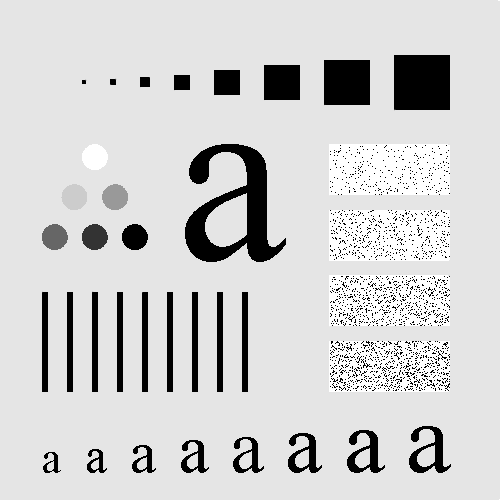
//> input picture Tutorial-Filter/Pattern_original.tif, 500 x 500 px
$ ./Filter_Tutorial2_Opencv Tutorial-Filter/Pattern_original.tif   (built with g++ and OpenCV 4)
//> lines starting //> are read from the running program, lines starting //| are printed output that depends on the picture; after the words box and inside, x2 and y2 are one past the last pixel; in counts of white or black regions, pixels touching at a corner belong together
/**
 * file Smoothing.cpp
 * brief Sample code for simple filters
 * author OpenCV team
 */

#include <iostream>
#include "opencv2/imgproc.hpp"
#include "opencv2/imgcodecs.hpp"
#include "opencv2/highgui.hpp"

using namespace std;
using namespace cv;

/// Global Variables
int DELAY_CAPTION = 1500;
int DELAY_BLUR = 100;
int MAX_KERNEL_LENGTH = 31;

Mat src; Mat dst;
char window_name[] = "Smoothing Demo";

/// Function headers
int display_caption(const char* caption);
int display_dst(int delay);


/**
 * function main
 */
int main(int argc, char ** argv)
{
	namedWindow(window_name, WINDOW_AUTOSIZE);

	/// Load the source image
	const char* filename = argc >= 2 ? argv[1] : "lena.jpg";

	src = imread(samples::findFile(filename), IMREAD_COLOR);
//> src is the input picture: 500 rows x 500 cols, CV_8UC3; min 0, max 255, mean 207.4
	if (src.empty())
	{
		printf(" Error opening image\n");
		printf(" Usage:\n %s [image_name-- default lena.jpg] \n", argv[0]);
		return EXIT_FAILURE;
	}

	if (display_caption("Original Image") != 0)
	{
		return 0;
	}

	dst = src.clone();
	if (display_dst(DELAY_CAPTION) != 0)
	{
		return 0;
	}

	/// Applying Homogeneous blur
	if (display_caption("Homogeneous Blur") != 0)
	{
		return 0;
	}

	//![blur]
	for (int i = 1; i < MAX_KERNEL_LENGTH; i = i + 2)
	{
		blur(src, dst, Size(i, i), Point(-1, -1));
		if (display_dst(DELAY_BLUR) != 0)
		{
			return 0;
		}
	}
//> this loop made 15 passes
//> pass 2, `blur(src, dst, Size(i, i), Point(-1, -1));`:
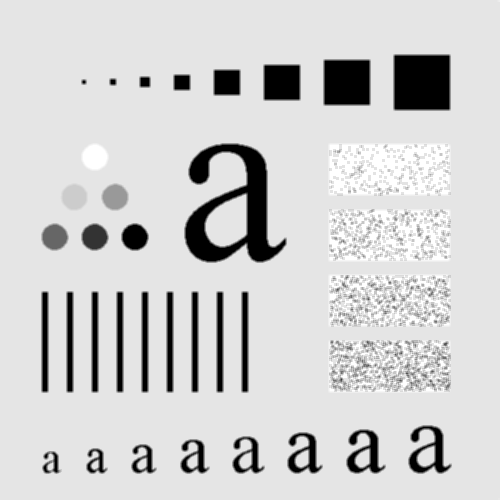
//> dst: 500 rows x 500 cols, CV_8UC3; min 0, max 255, mean 207.4
//> pass 3, `blur(src, dst, Size(i, i), Point(-1, -1));`:
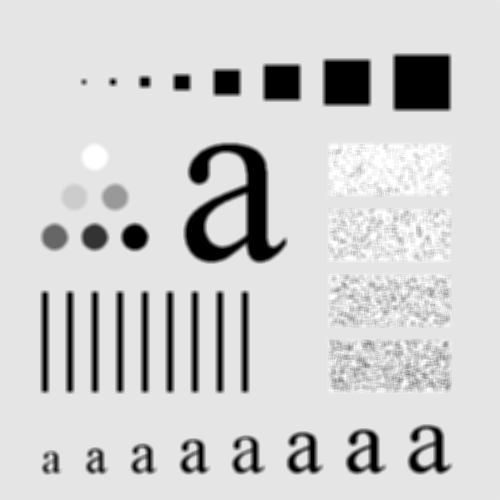
//> dst: 500 rows x 500 cols, CV_8UC3; 19.62% of pixels changed, all inside (x1, y1, x2, y2) = (40, 0, 500, 500)
//> after the loop:
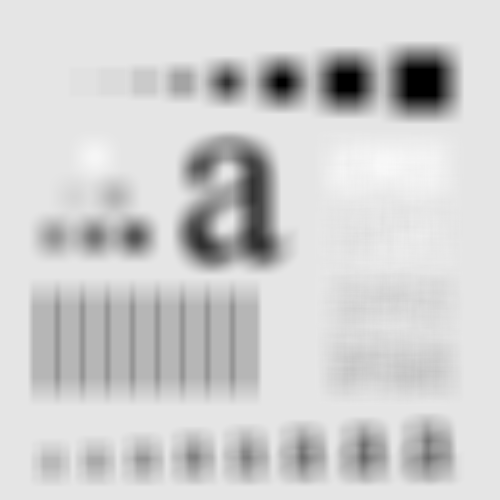
//> dst: 500 rows x 500 cols, CV_8UC3; min 0, max 248, mean 207.4
	//![blur]

	/// Applying Gaussian blur
	if (display_caption("Gaussian Blur") != 0)
	{
		return 0;
	}

	//![gaussianblur]
	for (int i = 1; i < MAX_KERNEL_LENGTH; i = i + 2)
	{
		GaussianBlur(src, dst, Size(i, i), 0, 0);
		if (display_dst(DELAY_BLUR) != 0)
		{
			return 0;
		}
	}
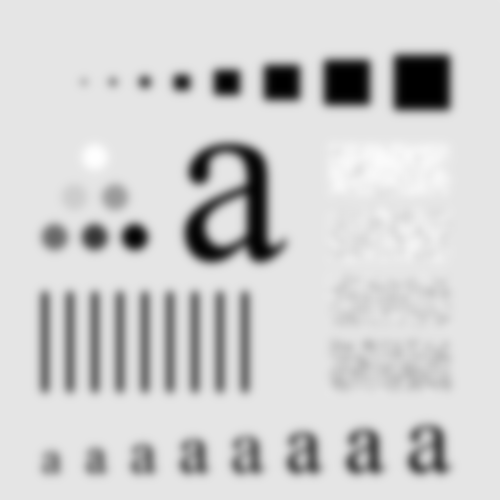
//> dst: 500 rows x 500 cols, CV_8UC3; min 0, max 254, mean 207.4
	//![gaussianblur]

	/// Applying Median blur
	if (display_caption("Median Blur") != 0)
	{
		return 0;
	}

	//![medianblur]
	for (int i = 1; i < MAX_KERNEL_LENGTH; i = i + 2)
	{
		medianBlur(src, dst, i);
		if (display_dst(DELAY_BLUR) != 0)
		{
			return 0;
		}
	}
//> this loop made 15 passes
//> pass 2, `medianBlur(src, dst, i);`:
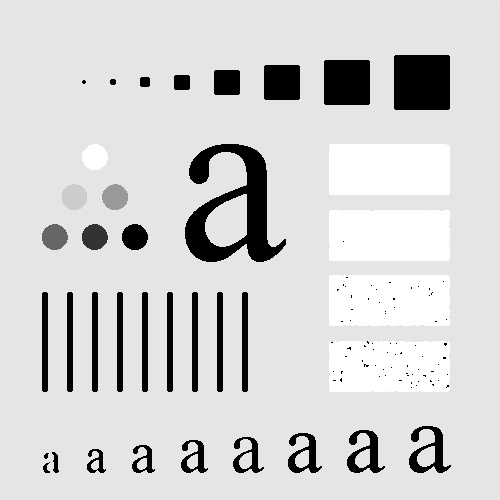
//> dst: 500 rows x 500 cols, CV_8UC3; min 0, max 255, mean 210.3
//> pass 3, `medianBlur(src, dst, i);`:
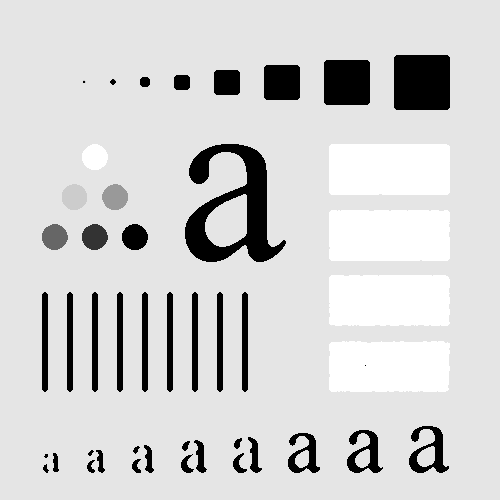
//> dst: 500 rows x 500 cols, CV_8UC3; 0.36% of pixels changed, all inside (x1, y1, x2, y2) = (42, 0, 500, 473)
//> after the loop:
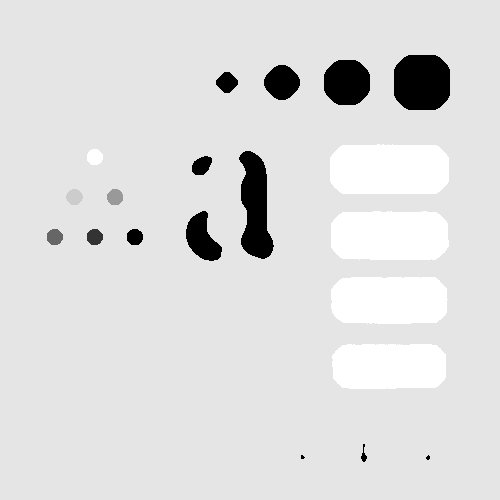
//> dst: 500 rows x 500 cols, CV_8UC3; 7.18% of pixels changed, all inside (x1, y1, x2, y2) = (42, 55, 450, 473)
	//![medianblur]

	/// Applying Bilateral Filter
	if (display_caption("Bilateral Blur") != 0)
	{
		return 0;
	}

	//![bilateralfilter]
	for (int i = 1; i < MAX_KERNEL_LENGTH; i = i + 2)
	{
		bilateralFilter(src, dst, i, i * 2, i / 2);
		if (display_dst(DELAY_BLUR) != 0)
		{
			return 0;
		}
	}
//> dst: 500 rows x 500 cols, CV_8UC3; min 0, max 255, mean 207.3
	//![bilateralfilter]

	/// Done
	display_caption("Done!");

	return 0;
}

/**
 * @function display_caption
 */
int display_caption(const char* caption)
{
	dst = Mat::zeros(src.size(), src.type());
	putText(dst, caption,
		Point(src.cols / 4, src.rows / 2),
		FONT_HERSHEY_COMPLEX, 1, Scalar(255, 255, 255));

	return display_dst(DELAY_CAPTION);
}

/**
 * @function display_dst
 */
int display_dst(int delay)
{
	imshow(window_name, dst);
	int c = waitKey(delay);
	if (c >= 0) { return -1; }
	return 0;
}
